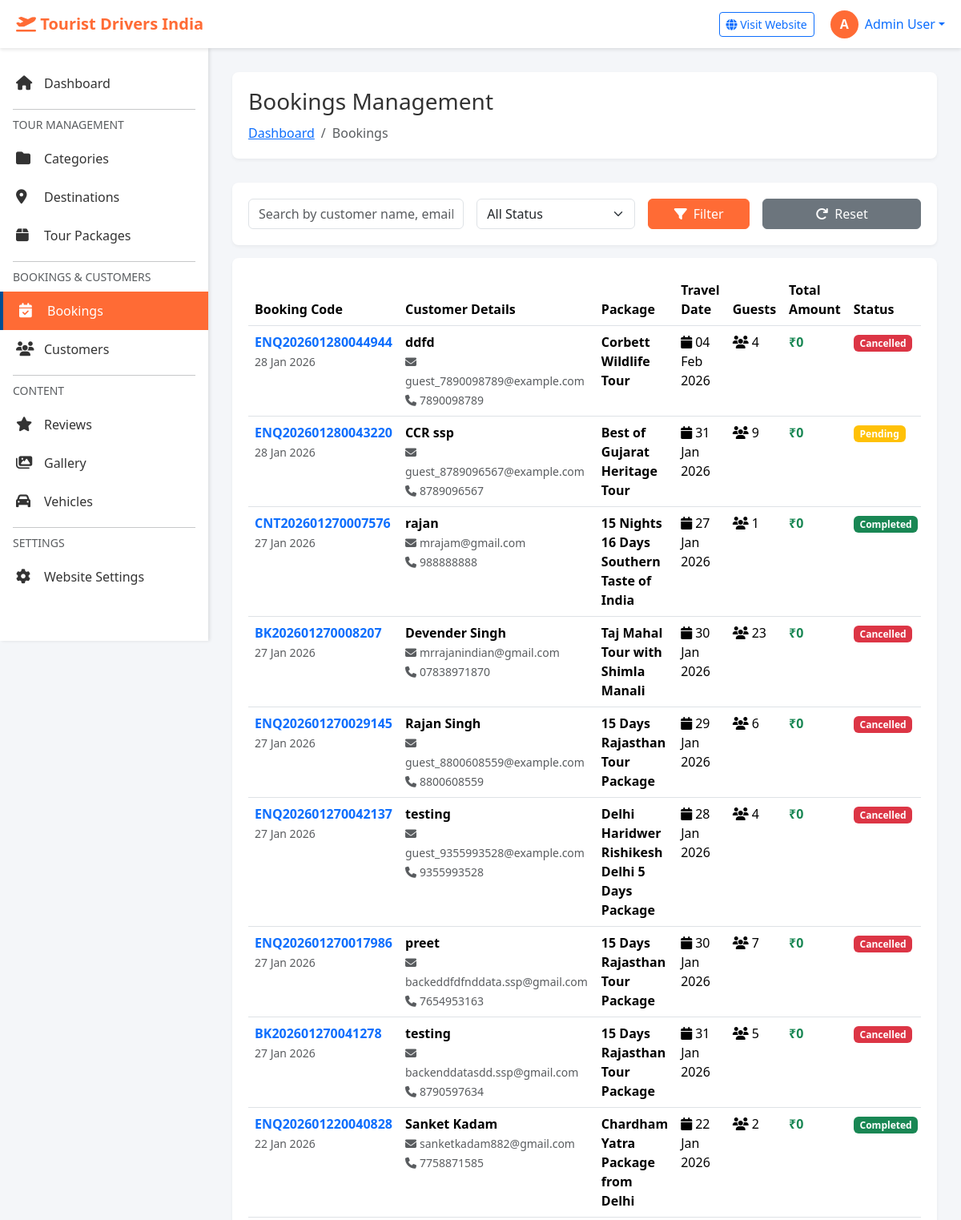
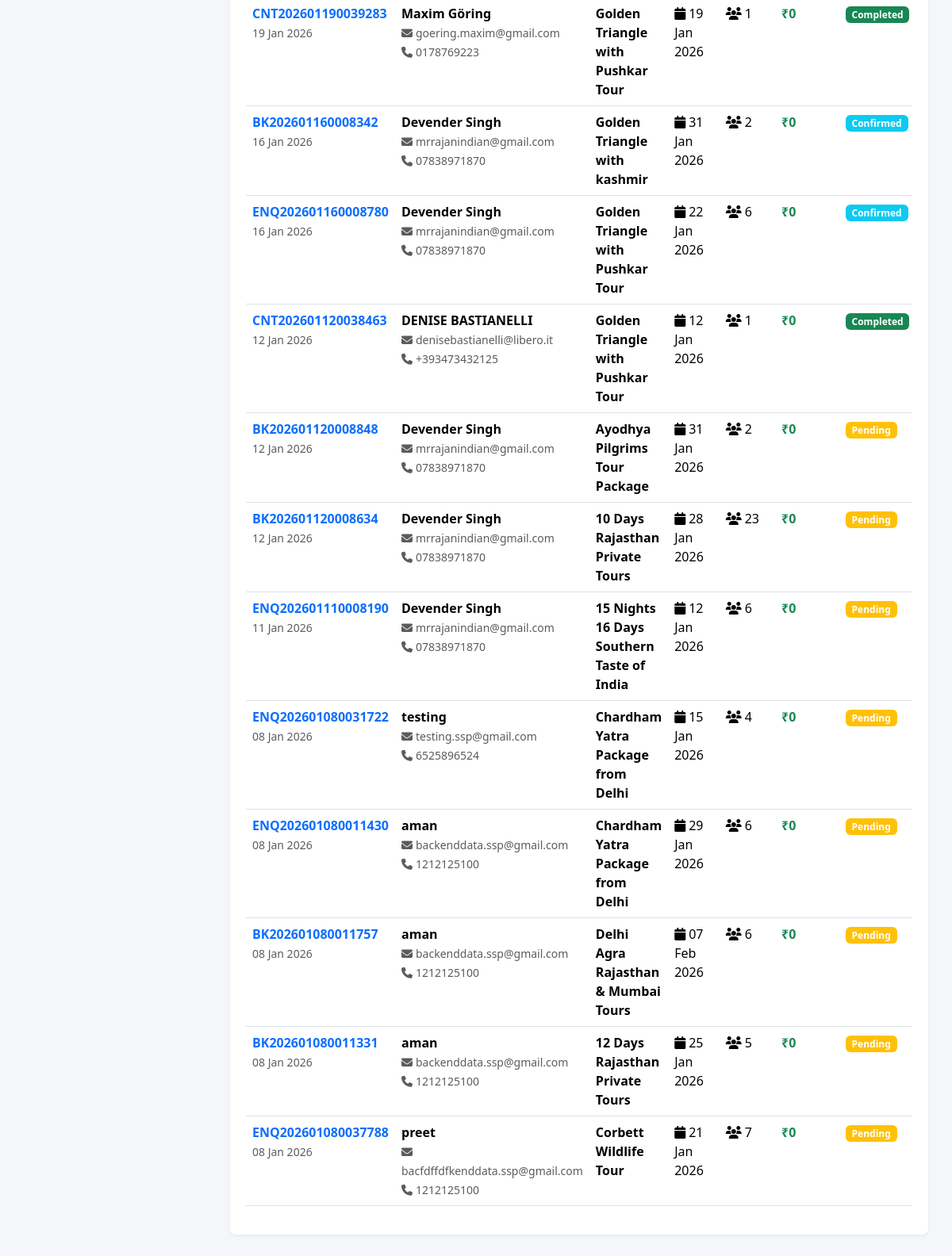
The app's page /admin/bookings/index.php (signed in) with its own data (2 pictures, top to bottom).
### tables this page shows
CREATE TABLE `bookings` (
  `id` int(11) NOT NULL,
  `booking_number` varchar(50) NOT NULL,
  `customer_id` int(11) NOT NULL,
  `package_id` int(11) NOT NULL,
  `vehicle_id` int(11) DEFAULT NULL,
  `travel_date` date NOT NULL,
  `number_of_persons` int(11) NOT NULL,
  `number_of_days` int(11) NOT NULL,
  `total_price` decimal(10,2) NOT NULL,
  `discount` decimal(10,2) DEFAULT 0.00,
  `final_price` decimal(10,2) NOT NULL,
  `payment_status` enum('pending','partial','paid','refunded') DEFAULT 'pending',
  `paid_amount` decimal(10,2) DEFAULT 0.00,
  `payment_method` varchar(50) DEFAULT NULL,
  `booking_status` enum('pending','confirmed','cancelled','completed') DEFAULT 'pending',
  `special_requests` text DEFAULT NULL,
  `admin_notes` text DEFAULT NULL,
  `created_at` timestamp NOT NULL DEFAULT current_timestamp(),
  `updated_at` timestamp NOT NULL DEFAULT current_timestamp() ON UPDATE current_timestamp()
);

CREATE TABLE `customers` (
  `id` int(11) NOT NULL,
  `name` varchar(100) NOT NULL,
  `email` varchar(100) NOT NULL,
  `phone` varchar(20) NOT NULL,
  `country` varchar(100) DEFAULT 'India',
  `state` varchar(100) DEFAULT NULL,
  `city` varchar(100) DEFAULT NULL,
  `address` text DEFAULT NULL,
  `created_at` timestamp NOT NULL DEFAULT current_timestamp(),
  `updated_at` timestamp NOT NULL DEFAULT current_timestamp() ON UPDATE current_timestamp()
);

CREATE TABLE `tour_packages` (
  `id` int(11) NOT NULL,
  `category_id` int(11) NOT NULL,
  `title` varchar(255) NOT NULL,
  `slug` varchar(255) NOT NULL,
  `short_description` text DEFAULT NULL,
  `description` longtext DEFAULT NULL,
  `duration_days` int(11) NOT NULL,
  `duration_nights` int(11) NOT NULL,
  `base_price` decimal(10,2) NOT NULL,
  `discounted_price` decimal(10,2) DEFAULT NULL,
  `price_type` enum('per_person','per_group') DEFAULT 'per_person',
  `featured_image` varchar(255) DEFAULT NULL,
  `gallery_images` text DEFAULT NULL,
  `video_url` varchar(255) DEFAULT NULL,
  `max_group_size` int(11) DEFAULT 20,
  `min_age` int(11) DEFAULT 0,
  `difficulty_level` enum('easy','moderate','challenging','difficult') DEFAULT 'easy',
  `inclusions` text DEFAULT NULL,
  `exclusions` text DEFAULT NULL,
  `meta_title` varchar(255) DEFAULT NULL,
  `meta_description` text DEFAULT NULL,
  `meta_keywords` text DEFAULT NULL,
  `is_active` tinyint(1) DEFAULT 1,
  `is_featured` tinyint(1) DEFAULT 0,
  `is_bestseller` tinyint(1) DEFAULT 0,
  `display_order` int(11) DEFAULT 0,
  `views` int(11) DEFAULT 0,
  `created_at` timestamp NOT NULL DEFAULT current_timestamp(),
  `updated_at` timestamp NOT NULL DEFAULT current_timestamp() ON UPDATE current_timestamp()
);

### admin/includes/functions.php (called while the page is built, shortened)
<?php
function format_price($price) {
    return '₹' . number_format($price, 0);
}
function format_date($date) {
    return date('d M Y', strtotime($date));
}
?>

### admin/bookings/index.php (the view, shortened to what this page needs)
<?php
require_once '../includes/config.php';
require_once '../includes/functions.php';
$where = " WHERE 1=1 ";
$search = isset($_GET['search']) ? mysqli_real_escape_string($conn, $_GET['search']) : '';
$query = "SELECT b.*, c.name as customer_name, c.email as customer_email, c.phone as customer_phone,
          p.title as package_title
          FROM bookings b
          LEFT JOIN customers c ON b.customer_id = c.id
          LEFT JOIN tour_packages p ON b.package_id = p.id
          $where
          ORDER BY b.created_at DESC";
$result = mysqli_query($conn, $query);
include '../includes/header.php';
include '../includes/sidebar.php';
?>
<div class="main-content">
    <div class="page-header">
        <div>
            <h1 class="page-title">Bookings Management</h1>
            <nav aria-label="breadcrumb">
                <ol class="breadcrumb">
                    <li class="breadcrumb-item"><a href="../dashboard.php">Dashboard</a></li>
                    <li class="breadcrumb-item active">Bookings</li>
                </ol>
            </nav>
        </div>
    </div>
    <div class="admin-card mb-3">
        <div class="card-body">
            <form method="GET" class="row g-3">
                <div class="col-md-4">
                    <input type="text" name="search" class="form-control" placeholder="Search by customer name, email, phone, or booking code..."
                           value="<?php echo htmlspecialchars($search); ?>">
                </div>
                <div class="col-md-3">
                    <select name="status" class="form-select">
                        <option value="">All Status</option>
                    </select>
                </div>
                <div class="col-md-2">
                    <button type="submit" class="btn btn-primary w-100">
                        <i class="fas fa-filter me-2"></i>Filter
                    </button>
                </div>
                <div class="col-md-3">
                    <a href="index.php" class="btn btn-secondary w-100">
                        <i class="fas fa-redo me-2"></i>Reset
                    </a>
                </div>
            </form>
        </div>
    </div>
    <div class="admin-card">
        <div class="card-body">
            <div class="table-responsive">
                <table class="table table-hover">
                    <thead>
                        <tr>
                            <th width="100">Booking Code</th>
                            <th>Customer Details</th>
                            <th>Package</th>
                            <th width="120">Travel Date</th>
                            <th width="100">Guests</th>
                            <th width="120">Total Amount</th>
                            <th width="120">Status</th>
                        </tr>
                    </thead>
                    <tbody>
                        <?php
                        if(mysqli_num_rows($result) > 0) {
                            while($booking = mysqli_fetch_assoc($result)) {
                                $status_colors = [
                                    'pending' => 'warning',
                                    'confirmed' => 'info',
                                    'completed' => 'success',
                                    'cancelled' => 'danger'
                                ];
                                $status_color = $status_colors[$booking['booking_status']] ?? 'secondary';
                        ?>
                        <tr>
                            <td>
                                <strong class="text-primary"><?php echo htmlspecialchars($booking['booking_number'] ?? 'N/A'); ?></strong>
                                <br>
                                <small class="text-muted"><?php echo format_date($booking['created_at']); ?></small>
                            </td>
                            <td>
                                <strong><?php echo htmlspecialchars($booking['customer_name']); ?></strong>
                                <br>
                                <small class="text-muted">
                                    <i class="fas fa-envelope me-1"></i><?php echo htmlspecialchars($booking['customer_email']); ?>
                                </small>
                                <br>
                                <small class="text-muted">
                                    <i class="fas fa-phone me-1"></i><?php echo htmlspecialchars($booking['customer_phone']); ?>
                                </small>
                            </td>
                            <td>
                                <strong><?php echo htmlspecialchars($booking['package_title']); ?></strong>
                            </td>
                            <td>
                                <i class="fas fa-calendar me-1"></i><?php echo format_date($booking['travel_date']); ?>
                            </td>
                            <td>
                                <i class="fas fa-users me-1"></i><?php echo $booking['number_of_persons'] ?? 0; ?>
                            </td>
                            <td>
                                <strong class="text-success"><?php echo format_price($booking['final_price'] ?? 0); ?></strong>
                            </td>
                            <td>
                                <span class="badge bg-<?php echo $status_color; ?>">
                                    <?php echo ucfirst($booking['booking_status']); ?>
                                </span>
                            </td>
                        </tr>
                        <?php
                            }
                        } ?>
                    </tbody>
                </table>
            </div>
        </div>
    </div>
</div>
<?php include '../includes/footer.php'; ?>

### admin/includes/header.php (style rules this page uses)
:root { --primary-color: #ff6b35; --secondary-color: #004e92; --sidebar-width: 260px; --header-height: 60px; }
* { margin: 0; padding: 0; box-sizing: border-box; }
body { font-family: 'Segoe UI', Tahoma, Geneva, Verdana, sans-serif; background: #f4f6f9; }
.page-header { background: white; padding: 20px; border-radius: 8px; margin-bottom: 30px; box-shadow: 0 2px 4px rgba(0,0,0,0.05); }
.page-header h1 { font-size: 28px; color: #333; margin: 0; }
.page-header .breadcrumb { margin: 10px 0 0 0; background: none; padding: 0; }
.admin-card { background: white; border-radius: 8px; padding: 20px; box-shadow: 0 2px 4px rgba(0,0,0,0.05); margin-bottom: 20px; }
.btn-primary { background: var(--primary-color); border-color: var(--primary-color); }

### records on screen
bookings: booking_number "ENQ202601280044944", created_at "28 Jan 2026", customer.name "ddfd", customer.email "guest_7890098789@example.com", customer.phone "7890098789", package.title "Corbett Wildlife Tour", travel_date "04 Feb 2026", number_of_persons "4", final_price "₹0", booking_status "Cancelled"
bookings: booking_number "ENQ202601280043220", created_at "28 Jan 2026", customer.name "CCR ssp", customer.email "guest_8789096567@example.com", customer.phone "8789096567", package.title "Best of Gujarat Heritage Tour", travel_date "31 Jan 2026", number_of_persons "9", final_price "₹0", booking_status "Pending"
bookings: booking_number "CNT202601270007576", created_at "27 Jan 2026", customer.name "rajan", customer.email "mrajam@gmail.com", customer.phone "988888888", package.title "15 Nights 16 Days Southern Taste of India", travel_date "27 Jan 2026", number_of_persons "1", final_price "₹0", booking_status "Completed"
bookings: booking_number "BK202601270008207", created_at "27 Jan 2026", customer.name "Devender Singh", customer.email "mrrajanindian@gmail.com", customer.phone "07838971870", package.title "Taj Mahal Tour with Shimla Manali", travel_date "30 Jan 2026", number_of_persons "23", final_price "₹0", booking_status "Cancelled"
bookings: booking_number "ENQ202601270029145", created_at "27 Jan 2026", customer.name "Rajan Singh", customer.email "guest_8800608559@example.com", customer.phone "8800608559", package.title "15 Days Rajasthan Tour Package", travel_date "29 Jan 2026", number_of_persons "6", final_price "₹0", booking_status "Cancelled"
bookings: booking_number "ENQ202601270042137", created_at "27 Jan 2026", customer.name "testing", customer.email "guest_9355993528@example.com", customer.phone "9355993528", package.title "Delhi Haridwer Rishikesh Delhi 5 Days Package", travel_date "28 Jan 2026", number_of_persons "4", final_price "₹0", booking_status "Cancelled"
bookings: booking_number "ENQ202601270017986", created_at "27 Jan 2026", customer.name "preet", customer.email "backeddfdfnddata.ssp@gmail.com", customer.phone "7654953163", package.title "15 Days Rajasthan Tour Package", travel_date "30 Jan 2026", number_of_persons "7", final_price "₹0", booking_status "Cancelled"
bookings: booking_number "BK202601270041278", created_at "27 Jan 2026", customer.name "testing", customer.email "backenddatasdd.ssp@gmail.com", customer.phone "8790597634", package.title "15 Days Rajasthan Tour Package", travel_date "31 Jan 2026", number_of_persons "5", final_price "₹0", booking_status "Cancelled"
bookings: booking_number "ENQ202601220040828", created_at "22 Jan 2026", customer.name "Sanket Kadam", customer.email "sanketkadam882@gmail.com", customer.phone "7758871585", package.title "Chardham Yatra Package from Delhi", travel_date "22 Jan 2026", number_of_persons "2", final_price "₹0", booking_status "Completed"
bookings: booking_number "CNT202601190039283", created_at "19 Jan 2026", customer.name "Maxim Göring", customer.email "goering.maxim@gmail.com", customer.phone "0178769223", package.title "Golden Triangle with Pushkar Tour", travel_date "19 Jan 2026", number_of_persons "1", final_price "₹0", booking_status "Completed"
bookings: booking_number "BK202601160008342", created_at "16 Jan 2026", customer.name "Devender Singh", customer.email "mrrajanindian@gmail.com", customer.phone "07838971870", package.title "Golden Triangle with kashmir", travel_date "31 Jan 2026", number_of_persons "2", final_price "₹0", booking_status "Confirmed"
bookings: booking_number "ENQ202601160008780", created_at "16 Jan 2026", customer.name "Devender Singh", customer.email "mrrajanindian@gmail.com", customer.phone "07838971870", package.title "Golden Triangle with Pushkar Tour", travel_date "22 Jan 2026", number_of_persons "6", final_price "₹0", booking_status "Confirmed"
bookings: booking_number "CNT202601120038463", created_at "12 Jan 2026", customer.name "DENISE BASTIANELLI", customer.email "denisebastianelli@libero.it", customer.phone "+393473432125", package.title "Golden Triangle with Pushkar Tour", travel_date "12 Jan 2026", number_of_persons "1", final_price "₹0", booking_status "Completed"
bookings: booking_number "BK202601120008848", created_at "12 Jan 2026", customer.name "Devender Singh", customer.email "mrrajanindian@gmail.com", customer.phone "07838971870", package.title "Ayodhya Pilgrims Tour Package", travel_date "31 Jan 2026", number_of_persons "2", final_price "₹0", booking_status "Pending"
bookings: booking_number "BK202601120008634", created_at "12 Jan 2026", customer.name "Devender Singh", customer.email "mrrajanindian@gmail.com", customer.phone "07838971870", package.title "10 Days Rajasthan Private Tours", travel_date "28 Jan 2026", number_of_persons "23", final_price "₹0", booking_status "Pending"
bookings: booking_number "ENQ202601110008190", created_at "11 Jan 2026", customer.name "Devender Singh", customer.email "mrrajanindian@gmail.com", customer.phone "07838971870", package.title "15 Nights 16 Days Southern Taste of India", travel_date "12 Jan 2026", number_of_persons "6", final_price "₹0", booking_status "Pending"
bookings: booking_number "ENQ202601080031722", created_at "08 Jan 2026", customer.name "testing", customer.email "testing.ssp@gmail.com", customer.phone "6525896524", package.title "Chardham Yatra Package from Delhi", travel_date "15 Jan 2026", number_of_persons "4", final_price "₹0", booking_status "Pending"
bookings: booking_number "ENQ202601080011430", created_at "08 Jan 2026", customer.name "aman", customer.email "backenddata.ssp@gmail.com", customer.phone "1212125100", package.title "Chardham Yatra Package from Delhi", travel_date "29 Jan 2026", number_of_persons "6", final_price "₹0", booking_status "Pending"
bookings: booking_number "BK202601080011757", created_at "08 Jan 2026", customer.name "aman", customer.email "backenddata.ssp@gmail.com", customer.phone "1212125100", package.title "Delhi Agra Rajasthan & Mumbai Tours", travel_date "07 Feb 2026", number_of_persons "6", final_price "₹0", booking_status "Pending"
bookings: booking_number "BK202601080011331", created_at "08 Jan 2026", customer.name "aman", customer.email "backenddata.ssp@gmail.com", customer.phone "1212125100", package.title "12 Days Rajasthan Private Tours", travel_date "25 Jan 2026", number_of_persons "5", final_price "₹0", booking_status "Pending"
bookings: booking_number "ENQ202601080037788", created_at "08 Jan 2026", customer.name "preet", customer.email "bacfdffdfkenddata.ssp@gmail.com", customer.phone "1212125100", package.title "Corbett Wildlife Tour", travel_date "21 Jan 2026", number_of_persons "7", final_price "₹0", booking_status "Pending"

### other values on screen
substr($_SESSION['admin_name'] ?? 'A', 0, 1) "A"
$_SESSION['admin_name'] "Admin User"
